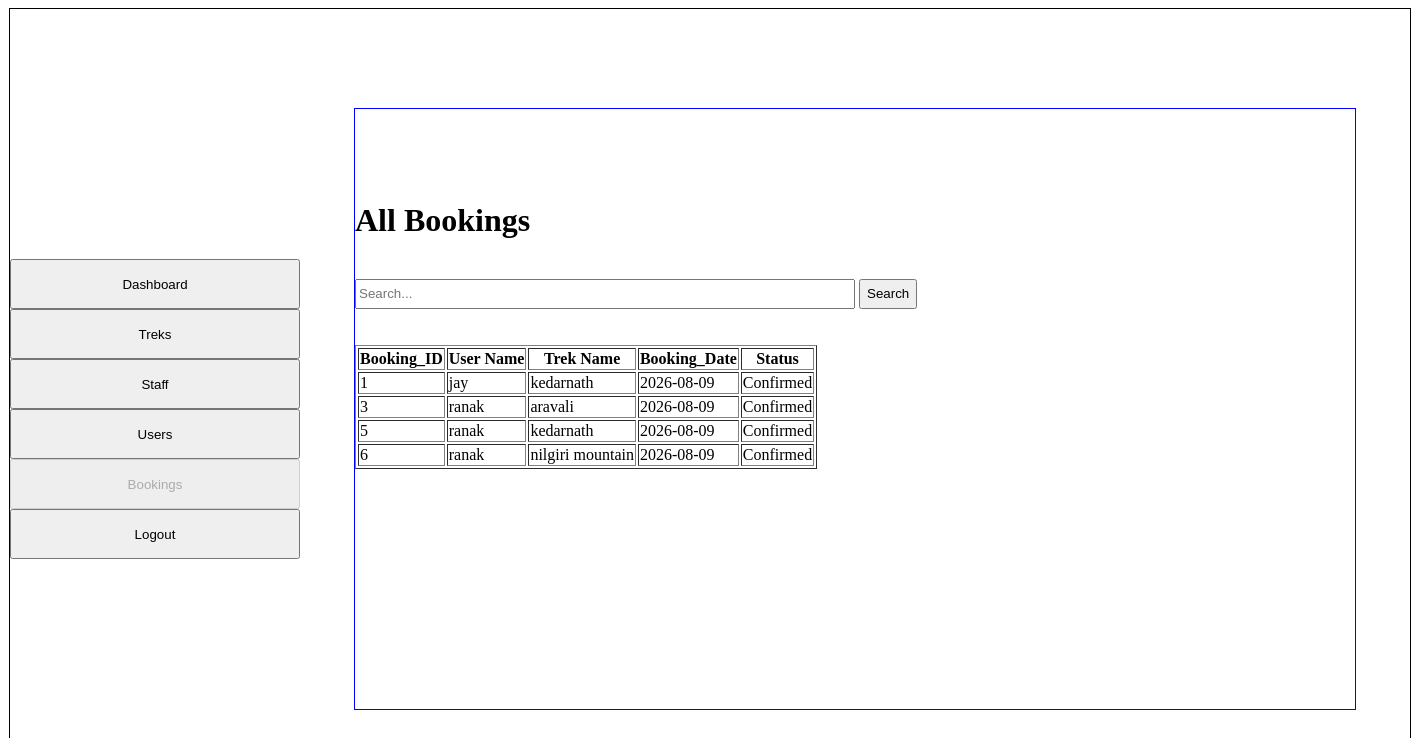
Before: /bookings with the older database file.
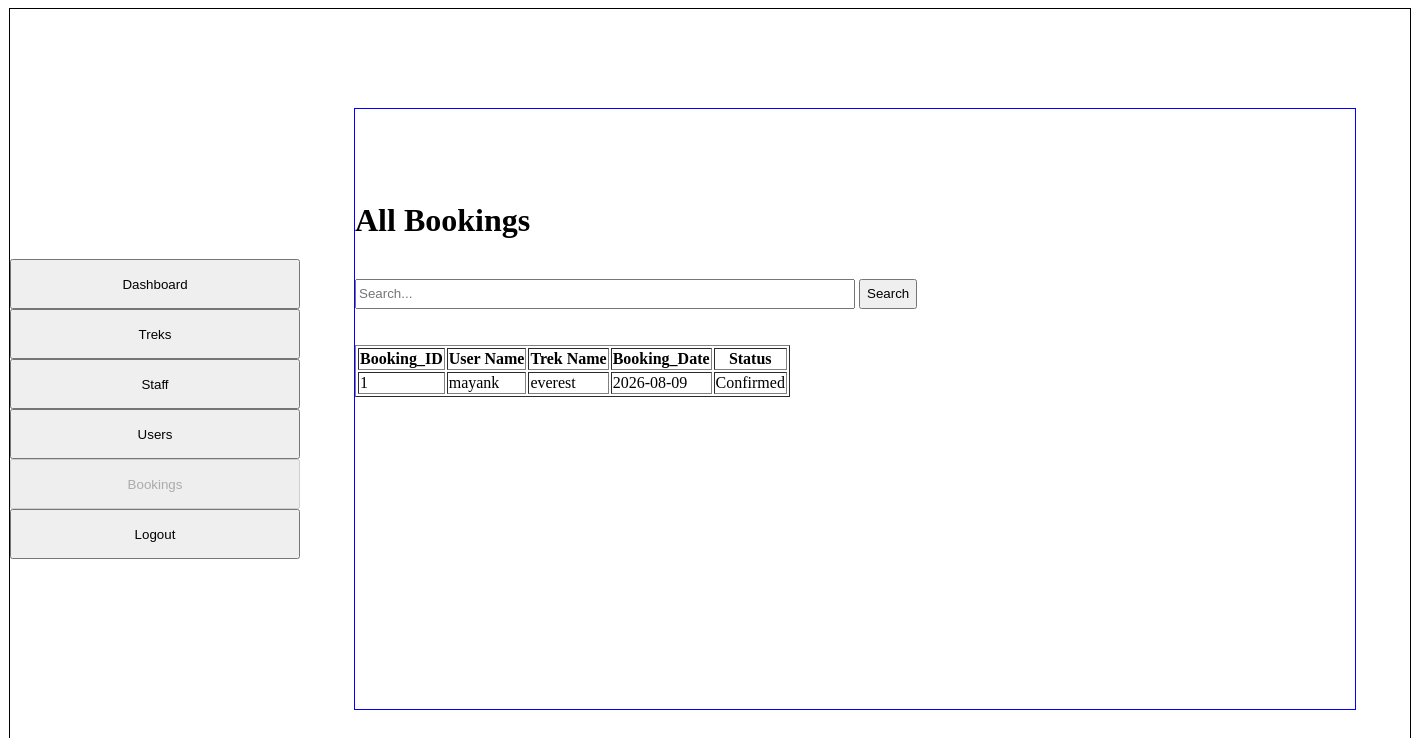
After: the same page with the newer database file.
### models.py (models this page shows)
class Booking(db.Model):
    __tablename__ = "bookings"
    booking_id = db.Column(db.Integer, primary_key=True)
    user_id = db.Column(db.Integer, db.ForeignKey("users.user_id"), nullable=False)
    trek_id = db.Column(db.Integer, db.ForeignKey("treks.trek_id"), nullable=False)
    booking_date = db.Column(db.Date, nullable=False)
    status = db.Column(db.String(20), nullable=False)

class User(db.Model):
    __tablename__ = "users"
    user_id = db.Column(db.Integer, primary_key=True)
    full_name = db.Column(db.String(100), nullable=False)
    email = db.Column(db.String(120), unique=True, nullable=False)
    password = db.Column(db.String(200), nullable=False)
    phone = db.Column(db.String(15), nullable=False)
    role = db.Column(db.String(50), nullable=False)
    status = db.Column(db.String(20), nullable=False)
    bookings = db.relationship("Booking", cascade="all,delete", backref="user")

class Trek(db.Model):
    __tablename__ = "treks"
    trek_id = db.Column(db.Integer, primary_key=True)
    trek_name = db.Column(db.String(200), nullable=False)
    location = db.Column(db.String(100), nullable=False)
    difficulty = db.Column(db.String(50), nullable=False)
    duration = db.Column(db.String(50), nullable=False)
    start_date = db.Column(db.Date, nullable=False)
    end_date = db.Column(db.Date, nullable=False)
    total_slots = db.Column(db.Integer, nullable=False)
    available_slots = db.Column(db.Integer, nullable=False)
    status = db.Column(db.String(20), nullable=False)
    description = db.Column(db.String(500), nullable=False)
    assigned_staff_id = db.Column(db.Integer, db.ForeignKey("users.user_id"), nullable=True)
    bookings = db.relationship("Booking", cascade="all,delete", backref="trek")

### app.py (the view)
@app.route('/bookings', methods=['GET', 'POST'])
def admin_bookings():
    if request.method == 'POST':
        search_query = request.form.get("search")
        all_bookings = db.session.query(Booking, User, Trek)\
            .join(User, Booking.user_id == User.user_id)\
            .join(Trek, Booking.trek_id == Trek.trek_id)\
            .filter(
                (User.full_name.like(f"%{search_query}%")) |
                (Trek.trek_name.like(f"%{search_query}%"))).all()
    else:
        all_bookings = db.session.query(Booking, User, Trek)\
            .join(User, Booking.user_id == User.user_id)\
            .join(Trek, Booking.trek_id == Trek.trek_id).all()
    return render_template("Bookings.html", bkng=all_bookings)

### templates/Bookings.html (shortened to what this page needs)
{% extends "base.html" %}
{% block sidebar %}
<a href="/admin_dashboard"><input type="button" value="Dashboard" style="width: 290px; height: 50px; margin: 0 auto;"></a><br>
<a href="/manage_treks"><input type="button" value="Treks" style="width: 290px; height: 50px; margin: 0 auto;" ></a><br>
<a href="/all_staffs"><input type="button" value="Staff" style="width: 290px; height: 50px; margin: 0 auto;"></a><br>
<a href="/all_users"><input type="button" value="Users" style="width: 290px; height: 50px; margin: 0 auto;"></a><br>
<a href="/bookings"><input type="button" value="Bookings" style="width: 290px; height: 50px; margin: 0 auto;" disabled></a><br>
<a href="/logout"><input type="button" value="Logout" style="width: 290px; height: 50px; margin: 0 auto;"></a>
{% endblock %}
{% block content %}
<br>
    <br>
<div style="margin: 0 auto;">
    <h1>All Bookings</h1>
    <br>
<form method="POST" action="">
    <input type="search" name="search" style="width: 500px; height: 30px;" placeholder="Search...">
    <input type="submit" value="Search" style="height: 30px; cursor: pointer;">
</form></div>
<br>
<br>
    <table border="1px solid black" >
    <tr>
        <th>Booking_ID</th>
        <th >User Name</th>
        <th>Trek Name</th>
        <th>Booking_Date</th>
        <th>Status</th>
    </tr>
    {% for b, u, t in bkng %}
    <tr>
        <td>{{ b.booking_id }}</td>
        <td>{{ u.full_name }}</td>
        <td>{{ t.trek_name }}</td>
        <td>{{ b.booking_date }}</td>
        <td>{{ b.status }}</td>
    </tr>
    {% endfor %}
</table>
{% endblock %}

### templates/base.html (shortened to what this page needs)
<!DOCTYPE html>
<html lang="en">
<head>
    <link rel="stylesheet" href="{{ url_for('static', filename='main.css') }}">
</head>
<body>
<div class="cntr" style="border: 1px solid black; height: 800px; width: 1400px; margin:0 auto; display:flex; justify-content:center; align-items:center;">
    <div>
        {% block sidebar %}
        {% endblock %}
    </div>
    <div class="incntr" style="border: 1px solid blue; height: 600px; width: 1000px; margin:0 auto; align-items: center; overflow-y: auto;">
        <br><br>
        {% block content %}
        {% endblock %}
    </div>
</div>
</body>
</html>

Changed rows visible on the page:
removed Booking: booking_id "3", full_name "ranak", trek_name "aravali", booking_date "2026-08-09", status "Confirmed"
removed Booking: booking_id "5", full_name "ranak", trek_name "kedarnath", booking_date "2026-08-09", status "Confirmed"
removed Booking: booking_id "6", full_name "ranak", trek_name "nilgiri mountain", booking_date "2026-08-09", status "Confirmed"
changed Booking "Confirmed": full_name "jay" → "mayank"; trek_name "kedarnath" → "everest"
